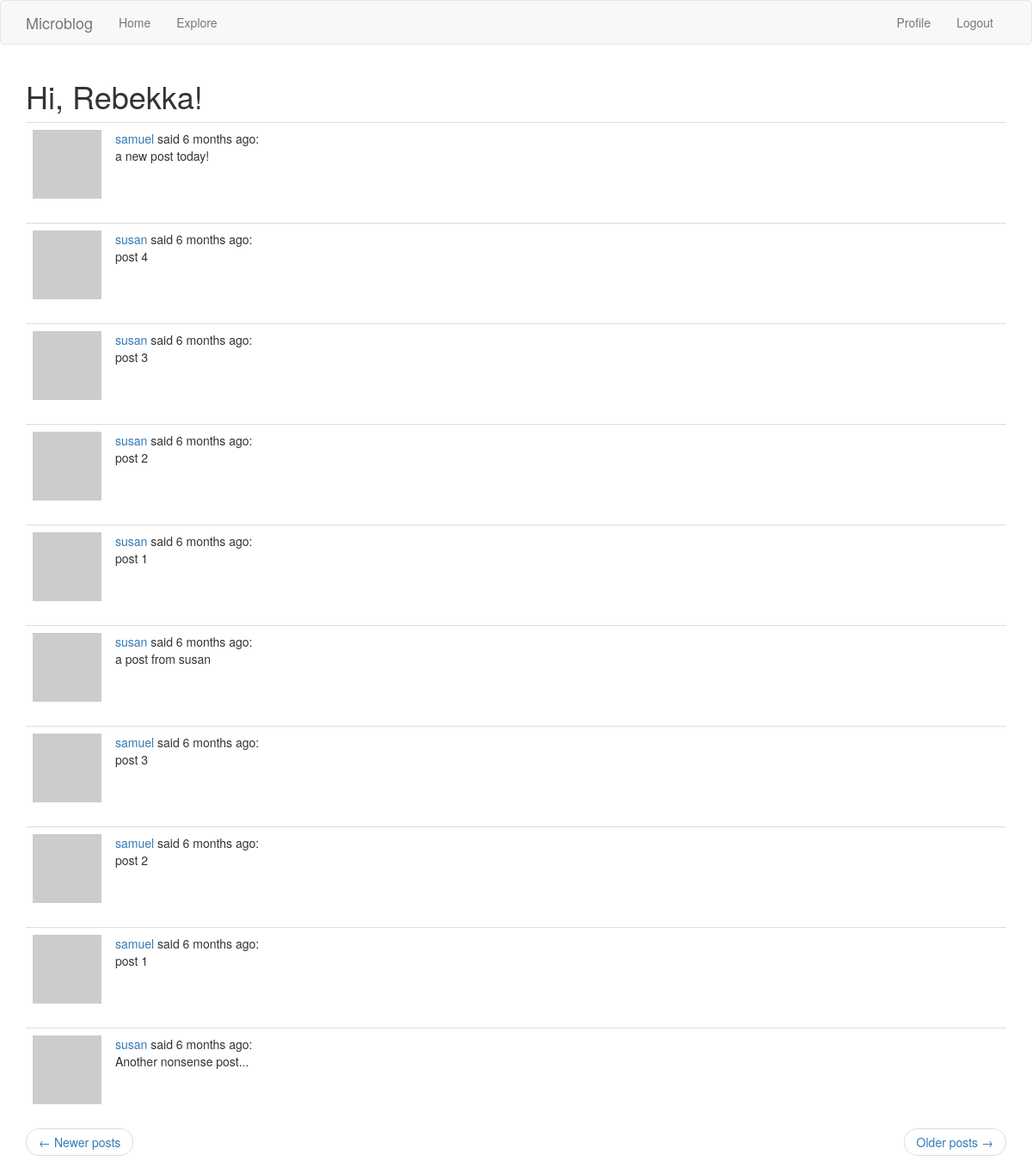
The page /explore?page=2 (signed in) on the database its author committed.
### app/models.py (models this page shows, shortened)
class User(UserMixin, db.Model):
    id = db.Column(db.Integer, primary_key=True)
    username = db.Column(db.String(64), index=True, unique=True)
    email = db.Column(db.String(120), index=True, unique=True)
    password_hash = db.Column(db.String(128))
    posts = db.relationship('Post', backref='author', lazy='dynamic')
    about_me = db.Column(db.String(140))
    last_seen = db.Column(db.DateTime, default=datetime.utcnow)
    followed = db.relationship(
        'User', secondary=followers,
        primaryjoin=(followers.c.follower_id == id),
        secondaryjoin=(followers.c.followed_id == id),
        backref=db.backref('followers', lazy='dynamic'), lazy='dynamic')
    def avatar(self, size):
        digest = md5(self.email.lower().encode('utf-8')).hexdigest()
        return 'https://www.gravatar.com/avatar/{}?d=identicon&s={}'.format(digest, size)

class Post(db.Model):
    id = db.Column(db.Integer, primary_key=True)
    body = db.Column(db.String(140))
    timestamp = db.Column(db.DateTime, index=True, default=datetime.utcnow)
    user_id = db.Column(db.Integer, db.ForeignKey('user.id'))
    language = db.Column(db.String(5))

### app/main/routes.py (the view)
@bp.route('/explore')
@login_required
def explore():
    page = request.args.get('page', 1, type=int)
    posts = Post.query.order_by(Post.timestamp.desc()).paginate(page, current_app.config['POSTS_PER_PAGE'], False)
    next_url = url_for('main.explore', page=posts.next_num) if posts.has_next else None
    prev_url = url_for('main.explore', page=posts.prev_num) if posts.has_prev else None
    return render_template('index.html', title='Explore', posts=posts.items, next_url=next_url, prev_url=prev_url)

### app/main/routes.py (called while the page is built)
@bp.before_request
def before_request():
    if current_user.is_authenticated:
        current_user.last_seen = datetime.utcnow()
        db.session.commit()

### app/models.py (called while the page is built)
@login.user_loader
def load_user(id):
    return User.query.get(int(id))

### app/templates/index.html (shortened to what this page needs)
{% extends "base.html" %}
{% import 'bootstrap/wtf.html' as wtf %}
{% block app_content %}
  <h1>Hi, {{ current_user.username }}!</h1>
  {% for post in posts %}
    {% include '_post.html' %}
  {% endfor %}
  {% include '_pager.html' %}
{% endblock %}

### app/templates/_post.html (shortened to what this page needs)
<table class="table table-hover">
  <tr>
    <td width="70px">
      <a href="{{ url_for('main.user', username=post.author.username) }}">
        <img src="{{ post.author.avatar(70) }}" alt="">
      </a>
    </td>
    <td>
      <a href="{{ url_for('main.user', username=post.author.username) }}">
        {{ post.author.username }}
      </a>
      said {{ moment(post.timestamp).fromNow() }}: <br>
      <span id="post{{ post.id }}">{{ post.body }}</span>
    </td>
  </tr>
</table>

### rows shown on the page
User: username "Rebekka"
Post: author.username "samuel", timestamp "6 months ago", body "a new post today!"
Post: author.username "susan", timestamp "6 months ago", body "post 4"
Post: author.username "susan", timestamp "6 months ago", body "post 3"
Post: author.username "susan", timestamp "6 months ago", body "post 2"
Post: author.username "susan", timestamp "6 months ago", body "post 1"
Post: author.username "susan", timestamp "6 months ago", body "a post from susan"
Post: author.username "samuel", timestamp "6 months ago", body "post 3"
Post: author.username "samuel", timestamp "6 months ago", body "post 2"
Post: author.username "samuel", timestamp "6 months ago", body "post 1"
Post: author.username "susan", timestamp "6 months ago", body "Another nonsense post..."
